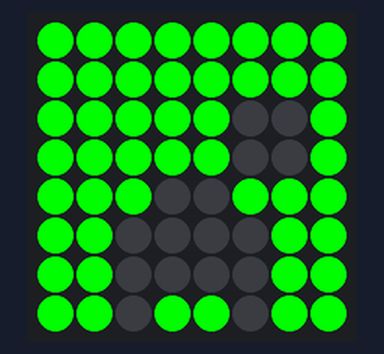
Recording of a program running on a simulated Raspberry Pi (BCM pin numbers) with a Sense HAT. Parts: the Sense HAT's 8×8 RGB LED matrix.

Above: at 0.1 s.
At 1.1 s:
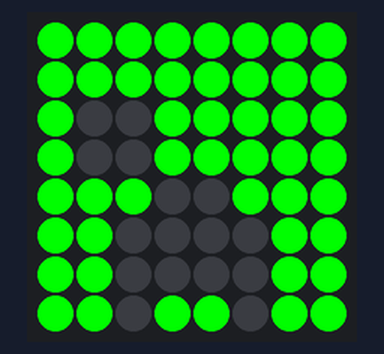

Measured:
- what the display in image 1 shows lasts 1.0 s, from 1.0 s to 2.0 s

The program:

Creeper.py
```python
from sense_hat import SenseHat
from time import sleep

sense = SenseHat()

sense.clear()

g = (0, 255, 0)
b = (0, 0, 0)
creeper_pixels = [
    g, g, g, g, g, g, g, g,
    g, g, g, g, g, g, g, g,
    g, g, g, g, g, b, b, g,
    g, g, g, g, g, b, b, g,
    g, g, g, b, b, g, g, g,
    g, g, b, b, b, b, g, g,
    g, g, b, b, b, b, g, g,
    g, g, b, g, g, b, g, g
]

sense.set_pixels(creeper_pixels)
while True:
    sleep(1)
    sense.flip_h()
```
